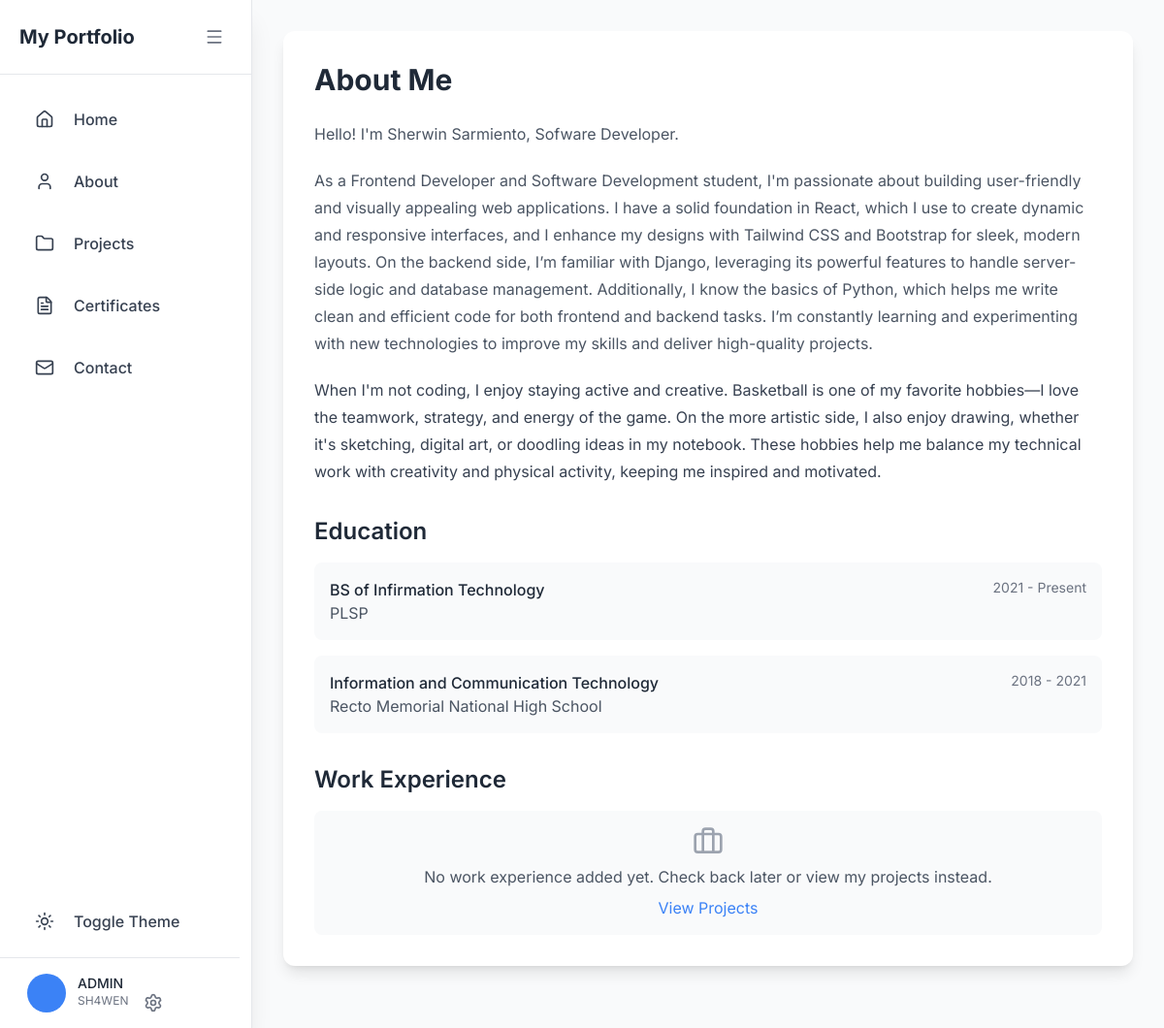
The page /about/ on the database its author committed.
### main/models.py (models this page shows, shortened)
class About(models.Model):
    name = models.CharField(max_length=100)
    title = models.CharField(max_length=100)
    introduction = models.TextField()
    hobbies_interests = models.TextField()
    updated_at = models.DateTimeField(auto_now=True)
    class Meta:
        verbose_name_plural = "About Me Content"

class Education(models.Model):
    EDUCATION_LEVEL_CHOICES = [
        ('high_school', 'High School'),
        ('senior_high', 'Senior High School'),
        ('college', 'College/University'),
        ('postgrad', 'Postgraduate'),
        ('certification', 'Certification'),
        ('other', 'Other'),
    ]
    about = models.ForeignKey(About, related_name='educations', on_delete=models.CASCADE)
    level = models.CharField(max_length=20, choices=EDUCATION_LEVEL_CHOICES)
    degree = models.CharField(max_length=200)
    institution = models.CharField(max_length=200)
    start_year = models.PositiveIntegerField()
    end_year = models.PositiveIntegerField(null=True, blank=True)
    currently_attending = models.BooleanField(default=False)
    description = models.TextField(blank=True)
    order = models.PositiveIntegerField(default=0)
    class Meta:
        ordering = ['order']
        verbose_name_plural = "Education"

### main/views.py (the view)
# urls.py: path('about/', views.about, name='about'),
def about(request):
    try:
        about_content = About.objects.prefetch_related('educations', 'work_experiences').first()
    except About.DoesNotExist:
        about_content = None
    context = {
        'about': about_content
    }
    return render(request, 'main/about.html', context)

### main/templates/main/about.html (shortened to what this page needs)
{% extends "main/base.html" %} {% block content %}
<div class="max-w-7xl mx-auto">
  <div
    class="bg-white dark:bg-gray-800 rounded-xl shadow-lg overflow-hidden p-8 mb-8"
  >
    <h1
      class="text-3xl font-bold text-gray-800 dark:text-white mb-6 animate-fade-in-up"
      style="animation-delay: 0.1s"
    >
      About Me
    </h1>
    {% if about %}
    <div class="prose dark:prose-invert max-w-none mb-8">
      <p
        class="text-gray-600 dark:text-gray-300 mb-4 animate-fade-in-up"
        style="animation-delay: 0.2s"
      >
        Hello! I'm {{ about.name }}, {{ about.title }}.
      </p>
      <div
        class="text-gray-600 dark:text-gray-300 mb-4 animate-fade-in-up"
        style="animation-delay: 0.3s"
      >
        {{ about.introduction|linebreaks }}
      </div>
      <p
        class="text-gray-600 dark:text-gray-300 animate-fade-in-up"
        style="animation-delay: 0.4s"
      >
        {{ about.hobbies_interests|linebreaks }}
      </p>
    </div>
    <h2
      class="text-2xl font-semibold text-gray-800 dark:text-white mb-4 animate-fade-in-up"
      style="animation-delay: 0.5s"
    >
      Education
    </h2>
    <div class="space-y-4 mb-8">
      {% for education in about.educations.all %}
      <div
        class="bg-gray-50 dark:bg-gray-700 p-4 rounded-lg animate-fade-in-up"
        style="animation-delay: 0.6s"
      >
        <div class="flex justify-between items-start">
          <div>
            <h3 class="font-medium text-gray-800 dark:text-white">
              {{ education.degree }}
            </h3>
            <p class="text-gray-600 dark:text-gray-400">
              {{ education.institution }}
            </p>
          </div>
          <span class="text-sm text-gray-500 dark:text-gray-400">
            {{ education.start_year }} {% if education.currently_attending %} -
            Present {% elif education.end_year %} - {{ education.end_year }}
            {% endif %}
          </span>
        </div>
      </div>
      {% endfor %}
    </div>
    <h2
      class="text-2xl font-semibold text-gray-800 dark:text-white mb-4 animate-fade-in-up"
      style="animation-delay: 0.7s"
    >
      Work Experience
    </h2>
    <div class="space-y-4">
      {% if about.work_experiences.all %}
      {% for work in about.work_experiences.all %}
      <div
        class="bg-gray-50 dark:bg-gray-700 p-4 rounded-lg animate-fade-in-up"
        style="animation-delay: 0.6s"
      >
        <div class="flex justify-between items-start">
          <div>
            <h3 class="font-medium text-gray-800 dark:text-white">
              {{ work.position }}
            </h3>
            <p class="text-gray-600 dark:text-gray-400">{{ work.company }}</p>
          </div>
          <span class="text-sm text-gray-500 dark:text-gray-400">
            {{ work.start_date|date:"Y" }} {% if work.currently_working %} -
            Present {% elif work.end_date %} - {{ work.end_date|date:"Y" }}
            {% endif %}
          </span>
        </div>
        <p class="text-gray-600 dark:text-gray-300 mt-2">
          {{ work.description|linebreaks }}
        </p>
      </div>
      {% endfor %} {% else %}
      <div
        class="bg-gray-50 dark:bg-gray-700 p-4 rounded-lg text-center animate-fade-in-up"
        style="animation-delay: 0.8s"
      >
        <i
          data-lucide="briefcase"
          class="w-8 h-8 mx-auto text-gray-400 mb-2"
        ></i>
        <p class="text-gray-600 dark:text-gray-300">
          No work experience added yet. Check back later or view my projects
          instead.
        </p>
        <a
          href="{% url 'projects' %}"
          class="text-primary-500 dark:text-primary-400 hover:underline mt-2 inline-block"
        >
          View Projects
        </a>
      </div>
      {% endif %}
    </div>
    {% endif %}
  </div>
</div>
{% endblock %}

### main/templates/main/base.html (style rules this page uses)
body { font-family: "Inter", sans-serif; }

### main/templates/main/about.html (style rules this page uses)
.animate-fade-in-up { animation: fadeInUp 0.6s ease-out forwards; opacity: 0; }

### rows shown on the page
About: name "Sherwin Sarmiento", title "Sofware Developer", introduction "As a Frontend Developer and Software Development student, I'm passionate about building user-friendly and visually appealing web applications. I have a solid foundation in React, which I use to create dynamic and responsive interfaces, and I enhance my designs with Tailwind CSS and Bootstrap for sleek, modern layouts. On the backend side, I’m familiar with Django, leveraging its powerful features to handle server-side logic and database management. Additionally, I know the basics of Python, which helps me write clean and efficient code for both frontend and backend tasks. I’m constantly learning and experimenting with new technologies to improve my skills and deliver high-quality projects.", hobbies_interests "When I'm not coding, I enjoy staying active and creative. Basketball is one of my favorite hobbies—I love the teamwork, strategy, and energy of the game. On the more artistic side, I also enjoy drawing, whether it's sketching, digital art, or doodling ideas in my notebook. These hobbies help me balance my technical work with creativity and physical activity, keeping me inspired and motivated."
Education: degree "BS of Infirmation Technology", institution "PLSP", start_year "2021", currently_attending "- Present"
Education: degree "Information and Communication Technology", institution "Recto Memorial National High School", start_year "2018", end_year "2021"
